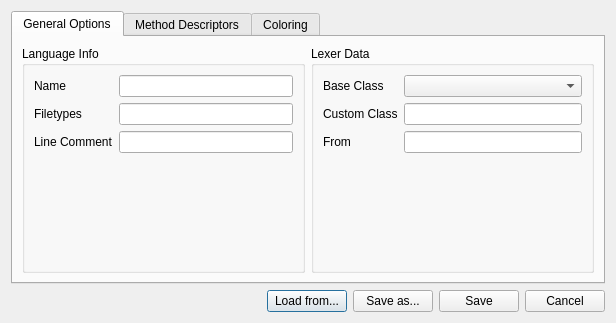
<?xml version="1.0" encoding="UTF-8"?>
<ui version="4.0">
 <class>IdeLanguageDialog</class>
 <widget class="QDialog" name="IdeLanguageDialog">
  <property name="geometry">
   <rect>
    <x>0</x>
    <y>0</y>
    <width>616</width>
    <height>323</height>
   </rect>
  </property>
  <property name="windowTitle">
   <string>Edit Language</string>
  </property>
  <layout class="QGridLayout" name="gridLayout_4">
   <item row="0" column="0">
    <widget class="QTabWidget" name="tabWidget">
     <property name="currentIndex">
      <number>0</number>
     </property>
     <widget class="QWidget" name="uiGeneralTAB">
      <attribute name="title">
       <string>General Options</string>
      </attribute>
      <layout class="QGridLayout" name="gridLayout">
       <item row="0" column="0">
        <widget class="QGroupBox" name="groupBox_2">
         <property name="title">
          <string>Language Info</string>
         </property>
         <layout class="QFormLayout" name="formLayout_2">
          <item row="0" column="0">
           <widget class="QLabel" name="label">
            <property name="text">
             <string>Name</string>
            </property>
           </widget>
          </item>
          <item row="0" column="1">
           <widget class="QLineEdit" name="uiNameTXT"/>
          </item>
          <item row="1" column="0">
           <widget class="QLabel" name="label_2">
            <property name="text">
             <string>Filetypes</string>
            </property>
           </widget>
          </item>
          <item row="1" column="1">
           <widget class="QLineEdit" name="uiFileTypesTXT"/>
          </item>
          <item row="2" column="0">
           <widget class="QLabel" name="label_4">
            <property name="text">
             <string>Line Comment</string>
            </property>
           </widget>
          </item>
          <item row="2" column="1">
           <widget class="QLineEdit" name="uiLineCommentTXT"/>
          </item>
         </layout>
        </widget>
       </item>
       <item row="0" column="1">
        <widget class="QGroupBox" name="groupBox">
         <property name="title">
          <string>Lexer Data</string>
         </property>
         <layout class="QFormLayout" name="formLayout">
          <item row="0" column="0">
           <widget class="QLabel" name="label_3">
            <property name="text">
             <string>Base Class</string>
            </property>
           </widget>
          </item>
          <item row="0" column="1">
           <widget class="QComboBox" name="uiLexerClassDDL">
            <property name="sizePolicy">
             <sizepolicy hsizetype="Expanding" vsizetype="Fixed">
              <horstretch>0</horstretch>
              <verstretch>0</verstretch>
             </sizepolicy>
            </property>
           </widget>
          </item>
          <item row="1" column="0">
           <widget class="QLabel" name="label_6">
            <property name="text">
             <string>Custom Class</string>
            </property>
           </widget>
          </item>
          <item row="1" column="1">
           <widget class="QLineEdit" name="uiLexerClassTXT"/>
          </item>
          <item row="2" column="0">
           <widget class="QLabel" name="label_5">
            <property name="text">
             <string>From</string>
            </property>
           </widget>
          </item>
          <item row="2" column="1">
           <widget class="QLineEdit" name="uiLexerModuleTXT"/>
          </item>
         </layout>
        </widget>
       </item>
      </layout>
     </widget>
     <widget class="QWidget" name="uiDescriptorTAB">
      <attribute name="title">
       <string>Method Descriptors</string>
      </attribute>
      <layout class="QGridLayout" name="gridLayout_2">
       <item row="0" column="0">
        <layout class="QHBoxLayout" name="horizontalLayout_2">
         <item>
          <widget class="QToolButton" name="uiAddDescriptorBTN">
           <property name="text">
            <string>...</string>
           </property>
           <property name="autoRaise">
            <bool>true</bool>
           </property>
          </widget>
         </item>
         <item>
          <widget class="QToolButton" name="uiEditDescriptorBTN">
           <property name="text">
            <string>...</string>
           </property>
           <property name="autoRaise">
            <bool>true</bool>
           </property>
          </widget>
         </item>
         <item>
          <widget class="QToolButton" name="uiRemoveDescriptorBTN">
           <property name="text">
            <string>...</string>
           </property>
           <property name="autoRaise">
            <bool>true</bool>
           </property>
          </widget>
         </item>
         <item>
          <spacer name="horizontalSpacer_2">
           <property name="orientation">
            <enum>Qt::Horizontal</enum>
           </property>
           <property name="sizeHint" stdset="0">
            <size>
             <width>40</width>
             <height>20</height>
            </size>
           </property>
          </spacer>
         </item>
        </layout>
       </item>
       <item row="1" column="0">
        <widget class="QTreeWidget" name="uiDescriptorTREE">
         <property name="alternatingRowColors">
          <bool>true</bool>
         </property>
         <property name="rootIsDecorated">
          <bool>false</bool>
         </property>
         <column>
          <property name="text">
           <string>Type</string>
          </property>
         </column>
         <column>
          <property name="text">
           <string>Expression</string>
          </property>
         </column>
        </widget>
       </item>
      </layout>
     </widget>
     <widget class="QWidget" name="uiColoringTAB">
      <attribute name="title">
       <string>Coloring</string>
      </attribute>
      <layout class="QGridLayout" name="gridLayout_3">
       <item row="0" column="0">
        <widget class="QTreeWidget" name="uiLexerColorsTREE">
         <property name="dragDropMode">
          <enum>QAbstractItemView::DragDrop</enum>
         </property>
         <property name="alternatingRowColors">
          <bool>true</bool>
         </property>
         <property name="rootIsDecorated">
          <bool>false</bool>
         </property>
         <property name="sortingEnabled">
          <bool>true</bool>
         </property>
         <column>
          <property name="text">
           <string>Lexer</string>
          </property>
         </column>
        </widget>
       </item>
       <item row="0" column="1">
        <widget class="QTreeWidget" name="uiEditorColorsTREE">
         <property name="dragDropMode">
          <enum>QAbstractItemView::DragDrop</enum>
         </property>
         <property name="rootIsDecorated">
          <bool>false</bool>
         </property>
         <property name="sortingEnabled">
          <bool>true</bool>
         </property>
         <column>
          <property name="text">
           <string notr="true">Editor</string>
          </property>
         </column>
        </widget>
       </item>
      </layout>
     </widget>
    </widget>
   </item>
   <item row="1" column="0">
    <layout class="QHBoxLayout" name="horizontalLayout">
     <item>
      <spacer name="horizontalSpacer">
       <property name="orientation">
        <enum>Qt::Horizontal</enum>
       </property>
       <property name="sizeHint" stdset="0">
        <size>
         <width>40</width>
         <height>20</height>
        </size>
       </property>
      </spacer>
     </item>
     <item>
      <widget class="QPushButton" name="uiLoadFromBTN">
       <property name="text">
        <string>Load from...</string>
       </property>
      </widget>
     </item>
     <item>
      <widget class="QPushButton" name="uiSaveAsBTN">
       <property name="text">
        <string>Save as...</string>
       </property>
      </widget>
     </item>
     <item>
      <widget class="QPushButton" name="uiSaveBTN">
       <property name="text">
        <string>Save</string>
       </property>
      </widget>
     </item>
     <item>
      <widget class="QPushButton" name="uiCancelBTN">
       <property name="text">
        <string>Cancel</string>
       </property>
      </widget>
     </item>
    </layout>
   </item>
  </layout>
 </widget>
 <resources/>
 <connections/>
</ui>
